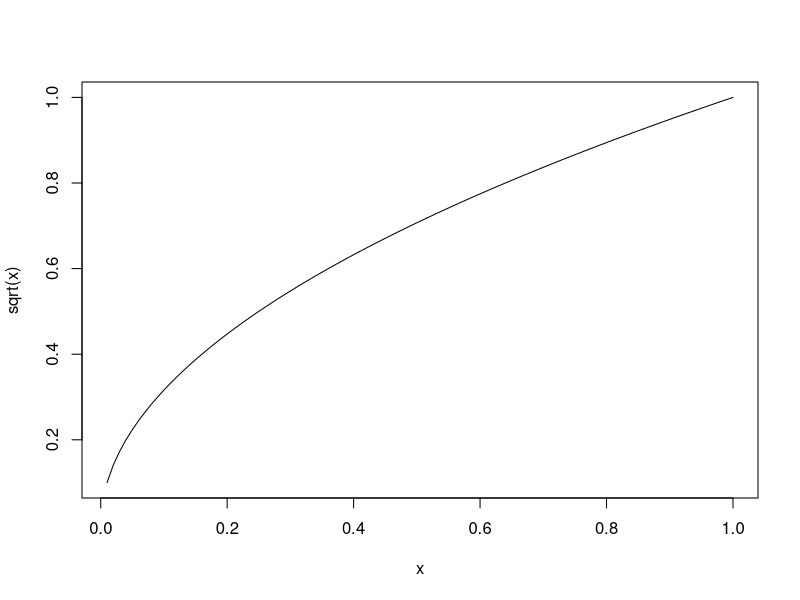
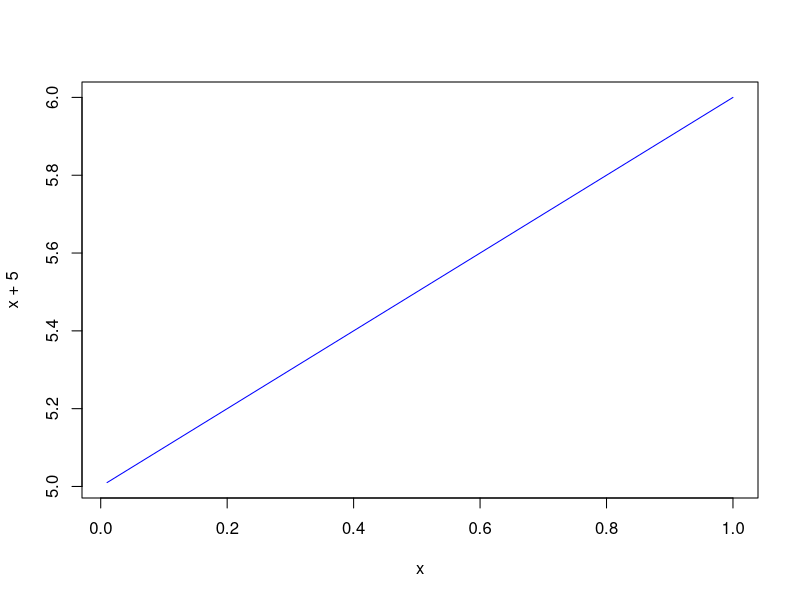
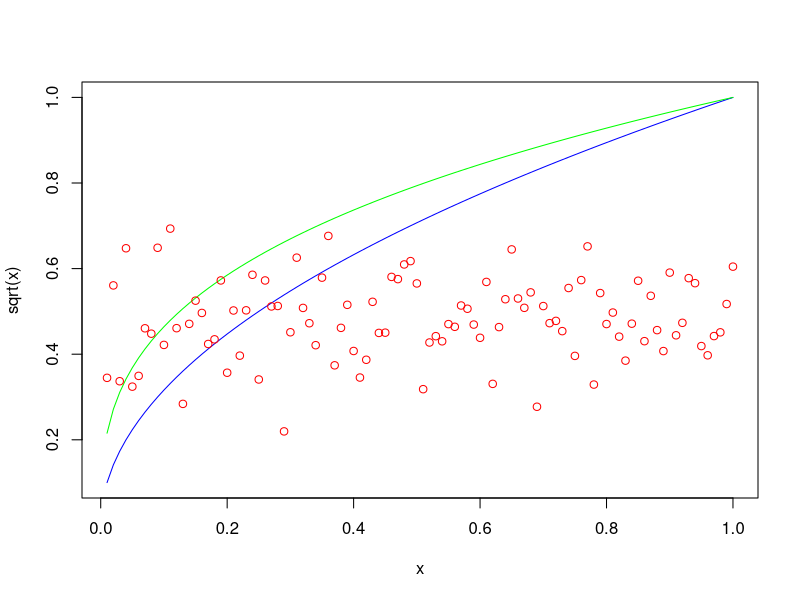
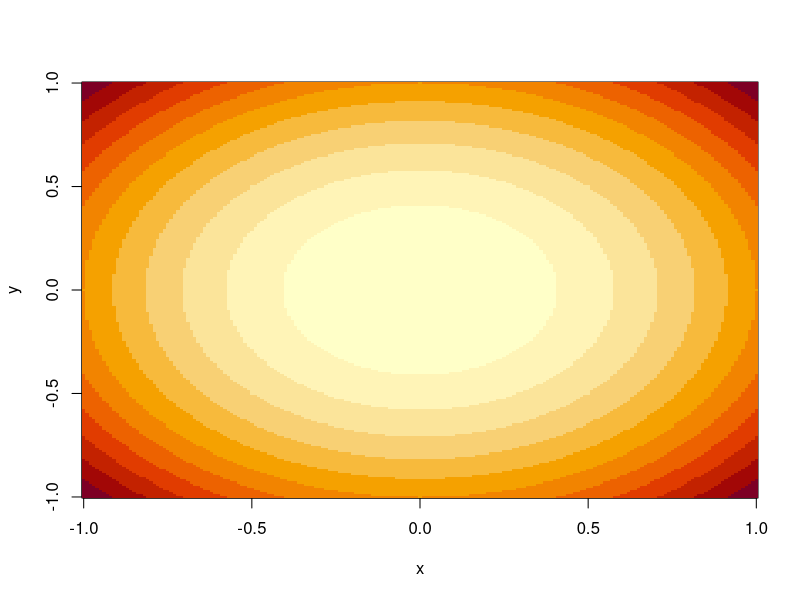
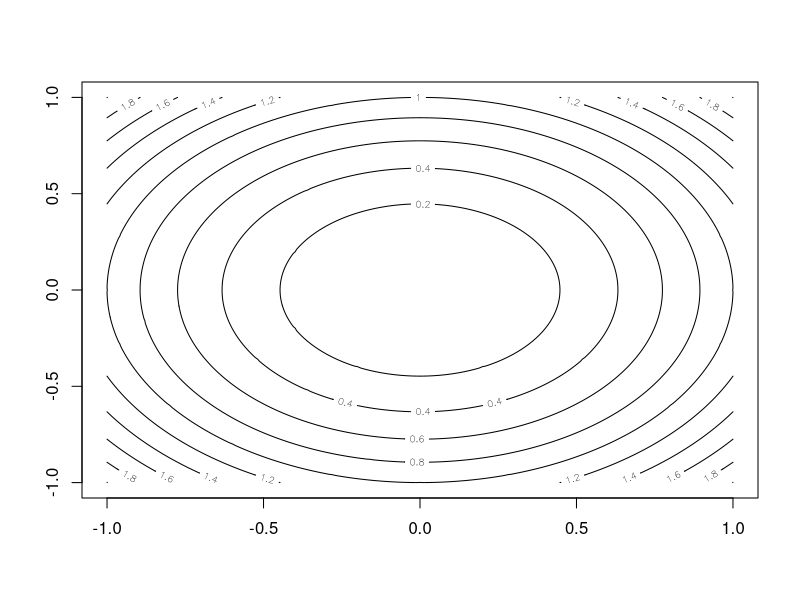
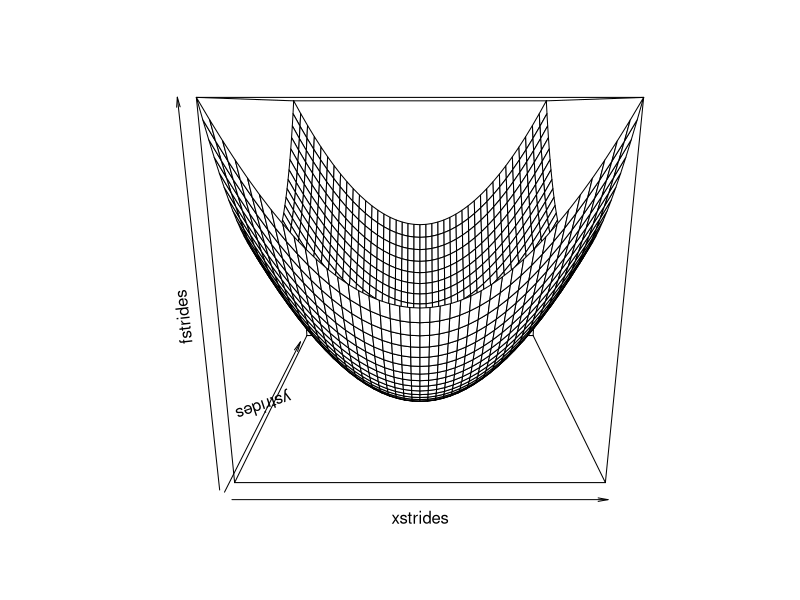
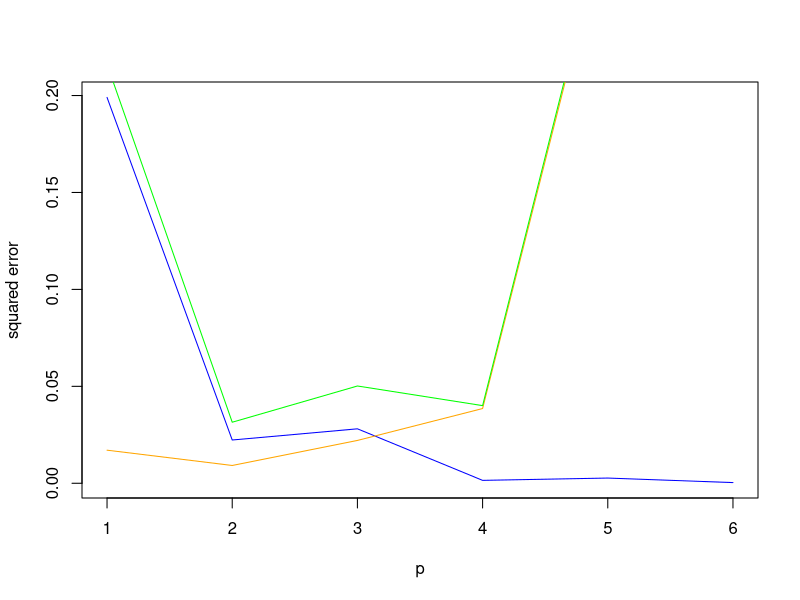

Recreate these plots in R, in order.
## ---- chunk 1
# These options make it so that:
#   (a) output blocks are mixed with code, and prefixed with a comment
#   (b) figures are sized, by default, to use most of the html witdth
#       (you can reset fig.width and fig.height inside the {}'s at the
#       top of any code block, if you want a particular plot to be bigger
#       or smaller)
knitr::opts_chunk$set(
  collapse = TRUE, comment = '#>',
  fig.width = 7, fig.height = 6
)
library(ggplot2)
library(dplyr)
## ---- chunk 2
parabaloid <- function(x, y) {
 x ** 2 + y ** 2
}
## ---- chunk 3
parabaloid(1, 1)
parabaloid(2, 3)
## ---- chunk 4
x = 1:100 / 100
plot(x, sqrt(x), type='l')
## ---- chunk 5
plot(x, x + 5, type='l', col='blue')
## ---- chunk 6
plot(x, sqrt(x), type='l', col='blue')
lines(x, x ** (1/3), col='green')
points(x, 0.1 * rnorm(length(x)) + 0.5, col='red')
## ---- chunk 7
x <- seq(-1, 1, .01)
y <- seq(-1, 1, .01)
feval <- outer(x, y, parabaloid)
## ---- chunk 8
image(x, y, feval)
## ---- chunk 9
contour(x, y, feval)
## ---- chunk 10
strides <- seq(1, length(x), 5)
xstrides <- x[strides]
ystrides <- y[strides]
fstrides <- feval[strides, strides]
persp(xstrides, ystrides, fstrides)
## ---- chunk 11
covariates_to_matrix <- function(x, p) {
  X = matrix(0., nrow=length(x), ncol=p+1)
  for (p_ in 0:p) {
    X[,p_+1] = x ** (p_)
  }
  X
}
## ---- chunk 12
polynomial_least_squares <- function(x, y, p) {
  X = covariates_to_matrix(x, p)
  thetahat = solve(t(X) %*% X, t(X) %*% y)
  thetahat
}
## ---- chunk 13
polynomial_prediction <- function(new_x, thetahat) {
  p = length(thetahat) - 1
  X = covariates_to_matrix(new_x, p)
  X %*% thetahat
}
## ---- chunk 14
generate_xs <- function(N) {
  rnorm(N)
}
## ---- chunk 15
generate_ys <- function(xs) {
  cos(xs) + 0.25 * rnorm(length(xs))
}
## ---- chunk 16
generate_xys <- function(N) {
  xs <- generate_xs(N)
  ys <- generate_ys(xs)
  list(xs = xs, ys = ys)
}
## ---- chunk 17
set.seed(42)
## ---- chunk 18
compute_bias_and_variance <- function(N, min_p, max_p, ntrial) {
  # generate test data
  n_test = 1000
  test_x = generate_xs(N = n_test)
  e_test_y = cos(test_x)
  
  # pre-make the matrix for fitted values. This saves
  # the computer from needing to allocate / garbage collect it
  # over and over again.
  fit_to_test_x = matrix(0., nrow = ntrial, ncol = n_test)
  
  # make vectors to hold our bias and variance estimates for
  # each p
  bias2_per_p = numeric(max_p - min_p + 1)
  variance_per_p = numeric(max_p - min_p + 1)
  
  # for each p...
  for (p in min_p:max_p) {
    # make a test_X matrix by expanding to the polynomial
    # covariates
    test_X = covariates_to_matrix(test_x, p)
    
    # for each trial...
    for (trial in 1:ntrial) {
      # generate x and y, estimate thetahat, and save the fitted
      # values relative to test_x
      data = generate_xys(N)
      thetahat = polynomial_least_squares(data$xs, data$ys, p)
      fit_to_test_x[trial,] = test_X %*% thetahat
    }
    
    # now that the trials are all finished, compute the
    # average fitted value for each entry of test_x across all
    # trials, and the variance across all trials
    pointwise_mean = colMeans(fit_to_test_x)
    pointwise_var = apply(fit_to_test_x, 2, var)
    
    # our estimates of the bias and variance are averages across
    # all the test_x values. We use `bias2` for the bias since
    # we are actually computing the square bias.
    bias2 = mean((pointwise_mean - e_test_y) ** 2)
    variance = mean(pointwise_var)
    
    # we need to save the bias and variance estimates
    bias2_per_p[p - min_p + 1] = bias2
    variance_per_p[p - min_p + 1] = variance
  }
  list(ps = min_p:max_p,
       bias2 = bias2_per_p,
       variance = variance_per_p)
}
## ---- chunk 19
bv = compute_bias_and_variance(60, 1, 6, 7000)
## ---- chunk 20
plot(bv$ps, bv$bias2, type='l', col='blue', xlab='p', ylab='squared error')
lines(bv$ps, bv$variance, col='orange')
lines(bv$ps, bv$bias2 + bv$variance, col='green')
